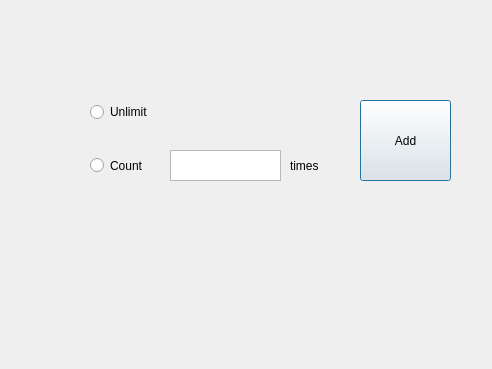
<?xml version="1.0" encoding="UTF-8"?>
<ui version="4.0">
 <class>dialogprogram_loop</class>
 <widget class="QDialog" name="dialogprogram_loop">
  <property name="geometry">
   <rect>
    <x>0</x>
    <y>0</y>
    <width>492</width>
    <height>369</height>
   </rect>
  </property>
  <property name="windowTitle">
   <string>Dialog</string>
  </property>
  <widget class="QRadioButton" name="radioButton_Unlimit">
   <property name="geometry">
    <rect>
     <x>90</x>
     <y>100</y>
     <width>118</width>
     <height>24</height>
    </rect>
   </property>
   <property name="text">
    <string>Unlimit</string>
   </property>
  </widget>
  <widget class="QRadioButton" name="radioButton_Count">
   <property name="geometry">
    <rect>
     <x>90</x>
     <y>150</y>
     <width>71</width>
     <height>31</height>
    </rect>
   </property>
   <property name="text">
    <string>Count</string>
   </property>
  </widget>
  <widget class="QTextEdit" name="textEdit">
   <property name="geometry">
    <rect>
     <x>170</x>
     <y>150</y>
     <width>111</width>
     <height>31</height>
    </rect>
   </property>
  </widget>
  <widget class="QLabel" name="label">
   <property name="geometry">
    <rect>
     <x>290</x>
     <y>150</y>
     <width>74</width>
     <height>31</height>
    </rect>
   </property>
   <property name="text">
    <string>times</string>
   </property>
  </widget>
  <widget class="QPushButton" name="pushButton_LoopType_Add">
   <property name="geometry">
    <rect>
     <x>360</x>
     <y>100</y>
     <width>91</width>
     <height>81</height>
    </rect>
   </property>
   <property name="text">
    <string>Add</string>
   </property>
  </widget>
 </widget>
 <resources/>
 <connections/>
</ui>
